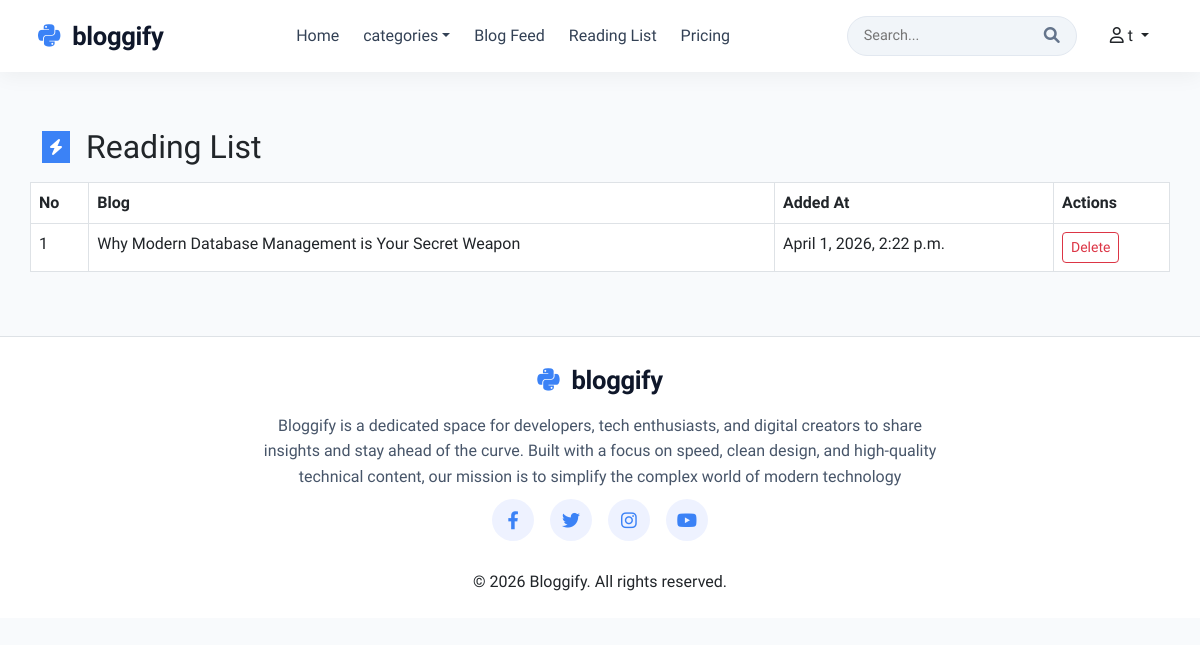
Page /reading-list/ (signed in) on the committed database.
### blog/models.py (models this page shows, shortened)
class ReadLaterBlog(models.Model) :
    user = models.ForeignKey(User, on_delete=models.CASCADE, related_name="ReadLaterBlogs")
    blog = models.ForeignKey(BlogPost, on_delete=models.CASCADE, related_name="SavedByUsers")
    saved_at = models.DateTimeField(auto_now_add=True)
    class Meta :
        verbose_name = "Read Later Blog"
        verbose_name_plural = "Read Later Blogs"
        unique_together = ("user", "blog")

class BlogPost(models.Model) :
    id = models.UUIDField(primary_key=True, default=uuid.uuid4, editable=False)
    title = models.CharField(max_length=200, validators=[MinLengthValidator(5)])
    slug = models.SlugField(max_length=200, unique=True, db_index=True)
    featured_image = models.ImageField(upload_to="blogpost/featured_images/")
    content = models.TextField()
    excerpt = models.CharField(max_length=200)
    category = models.ForeignKey(Category, on_delete=models.SET_NULL, null=True, blank=True, related_name="BlogPosts", db_index=True)
    author = models.ForeignKey(User, on_delete=models.CASCADE, related_name = "BlogPosts")
    tags = models.ManyToManyField(Tag, blank=True, related_name="BlogPosts")
    related_blogs = models.ManyToManyField("self", blank = True, symmetrical=True, related_name="RelatedBlogs")
    views = models.PositiveIntegerField(default=0)
    is_feature = models.BooleanField(default=False)
    status = models.CharField(max_length=20, choices=[("draft", "Draft"), ("published", "Published")])
    created_at = models.DateTimeField(auto_now_add=True)
    updated_at = models.DateTimeField(auto_now=True)
    class Meta :
        verbose_name = "Blog"
        verbose_name_plural = "Blogs"

### footer/models.py (models this page shows, shortened)
class aboutUs(models.Model) :
    description = models.CharField(max_length=300)
    copyright = models.CharField(max_length=200)
    class Meta :
        verbose_name_plural = "About Us"

### blog/views.py (the view)
# urls.py: path("reading-list/", views.reading_list, name="reading_list"),
def reading_list(request):
    if not request.user.is_authenticated:
        messages.error(request, "You need to be logged in to view your reading list.")
        return redirect("login")
    blog = (
        ReadLaterBlog.objects.select_related("blog", "blog__author")
        .filter(user=request.user)
        .order_by("-saved_at")
    )
    context = {
        "blog": blog,
    }
    return render(request, "readingList.html", context)

### blog/context_processors.py (called while the page is built)
def categories(request):
    return {
        'categories': Category.objects.all()
    }

def footer(request):
    return {
        'about_us': aboutUs.objects.first(),
        'social_links': socialLinks.objects.first()
    }

### templates/readingList.html (shortened to what this page needs)
{% extends 'base.html' %}
{% load static %}
{% block content %}
  <div class="container my-5">
    <div class="d-flex align-items-center gap-3 mb-3">
      <i class="fa fa-bolt p-2 bg_main"></i>
      <h2 class="mb-0">Reading List</h2>
    </div>
    <div class="row">
          <table class="table table-hover table-bordered bg-white">
            <thead>
              <tr>
                <th scope="col">No</th>
                <th scope="col">Blog</th>
                <th scope="col">Added At</th>
                <th scope="col">Actions</th>
              </tr>
            </thead>
            <tbody>
              {% for item in blog %}
                <tr>
                  <td>{{ forloop.counter }}</td>
                  <td><a href="{% url 'post_detail' username=item.blog.author.username slug=item.blog.slug %}" class="text-decoration-none text-dark">{{ item.blog.title }}</a></td>
                  <td>{{ item.saved_at }}</td>
                  <td>
                    <a href="{% url "delete_from_reading_list" slug=item.blog.slug %}" class="btn btn-sm btn-outline-danger">Delete</a>
                  </td>
                </tr>
                {% empty %}
                  <tr>
                    <td colspan="4" class="text-center">Your reading list is empty.</td>
                  </tr>
                {% endfor %}
            </tbody>
          </table>
        </div>
  </div>
{% endblock %}

### templates/base.html (shortened to what this page needs)
{% load static %}
<!DOCTYPE html>
<html lang="en">
  <head>
    <link href="https://cdn.jsdelivr.net/npm/bootstrap@5.3.0-alpha1/dist/css/bootstrap.min.css" rel="stylesheet" />
    <link rel="stylesheet" href="https://cdnjs.cloudflare.com/ajax/libs/font-awesome/6.0.0-beta3/css/all.min.css" />
    <link rel="stylesheet" href="{% static 'css/base.css' %}" />
  </head>
  <body>
    {% block navbar %}
      <nav class="navbar navbar-expand-lg fixed-top">
        <div class="container nav-custom-container">
          <a class="navbar-brand" href="{% url "home" %}"><i class="fab fa-python"></i> bloggify</a>
          <div class="collapse navbar-collapse" id="navbarMainContent">
            <ul class="navbar-nav mx-auto mb-2 mb-lg-0">
              <li class="nav-item">
                <a class="nav-link {% if request.resolver_match.url_name == 'home' %}active{% endif %}" href="{% url 'home' %}">Home</a>
              </li>
              <li class="nav-item dropdown">
                <a class="nav-link dropdown-toggle" href="#" id="moreDropdown" role="button" data-bs-toggle="dropdown" aria-expanded="false">categories</a>
              </li>
              <li class="nav-item">
                <a class="nav-link {% if request.resolver_match.url_name == 'blog_feed' %}active{% endif %}" href="{% url 'blog_feed' %}">Blog Feed</a>
              </li>
              <li class="nav-item">
                <a class="nav-link {% if request.resolver_match.url_name == 'reading-list' %}active{% endif %}" href="{% url 'reading_list' %}">Reading List</a>
              </li>
              <li class="nav-item">
                <a class="nav-link {% if request.resolver_match.url_name == 'pricing'%}active{% endif %}" href="">Pricing</a>
              </li>
            </ul>
            <div class="d-flex flex-column flex-lg-row align-items-lg-center gap-2">
              <form class="search-form d-flex" role="search" method="get" action="{% url "search" %}">
                <div class="search-input-group d-flex align-items-center">
                  <input class="search-input" type="search" name="keyword" placeholder="Search..." aria-label="Search" />
                  <button class="search-btn" type="submit"><i class="fas fa-search"></i></button>
                </div>
              </form>
              {% if not request.user.is_authenticated %}
                <div class="d-flex gap-2">
                  <a href="{% url "login" %}" class="btn btn-login" ><i class="fas fa-sign-in-alt me-1"></i> Login</a>
                  <a href="{% url "register" %}" class="btn btn-signup"><i class="fas fa-user-plus me-1"></i> Sign-up</a>
                </div>
              {% else %}
                <div class="dropdown">
                  <a class="btn dropdown-toggle" href="#" role="button" id="userDropdown" data-bs-toggle="dropdown" aria-expanded="false">
                    <i class="fa-regular fa-user"></i> {{ request.user.username }}
                  </a>
                </div>
              {% endif %}
            </div>
          </div>
        </div>
      </nav>
    {% endblock %}
    {% block content %}
    {% endblock %}
    {% block footer %}
      <footer class="py-4 mt-5 bg-white border-top text-center">
        <a class="navbar-brand" href="{% url "home" %}"><i class="fab fa-python"></i> bloggify</a>
        <div class="aboutUs text-center">
          <p>{{ about_us.description }}</p>
          <div class="social-links">
            <a href="{{ social_links.facebook }}" target="_blank"><i class="fab fa-facebook-f"></i></a>
            <a href="{{ social_links.twitter }}" target="_blank"><i class="fab fa-twitter"></i></a>
            <a href="{{ social_links.instagram }}" target="_blank"><i class="fab fa-instagram"></i></a>
            <a href="{{ social_links.youtube }}" target="_blank"><i class="fab fa-youtube"></i></a>
          </div>
        </div>
        <div class="container text-center mt-3">
          <span>{{ about_us.copyright }}</span>
        </div>
      </footer>
    {% endblock %}
  </body>
</html>

### static/css/base.css (style rules this page uses)
body { font-family: "Maven Pro", sans-serif !important; background: #f8fafc; padding-top: 80px; }
.navbar { background-color: #ffffff; box-shadow: 0 4px 20px rgba(0, 0, 0, 0.05); padding: 0.75rem 1.5rem; transition: all 0.2s ease; }
.navbar-brand { font-weight: 700; font-size: 1.6rem; letter-spacing: -0.3px; color: #0f172a !important; }
.navbar-brand i { color: #3b82f6; margin-right: 6px; }
.nav-link { font-weight: 500; color: #334155 !important; margin: 0 0.25rem; transition: color 0.2s; cursor: pointer; }
.search-form { margin-right: 0.75rem; }
.search-input-group { background: #f1f5f9; border-radius: 60px; overflow: hidden; transition: all 0.2s; border: 1px solid #e2e8f0; }
.search-input { border: none; background: transparent; padding: 0.5rem 1rem; font-size: 0.9rem; width: 180px; outline: none; }
.search-btn { background: transparent; border: none; color: #64748b; padding: 0 1rem; transition: color 0.2s; }
.nav-custom-container { padding: 0 0.5rem; }
.bg_main { background: #3b82f6 !important; color: white !important; }
.aboutUs { padding: 0.8rem 1rem; }
.aboutUs p { width: 100%; margin: 0 auto; text-align: center; color: #475569; line-height: 1.6; }
@media (min-width: 992px) { .aboutUs p { width: 60%; } }
.social-links { margin-top: 0.6rem; }
.social-links a { display: inline-flex; align-items: center; justify-content: center; width: 42px; height: 42px; margin: 0 6px; border-radius: 50%; background: #eef2ff; color: #3b82f6; transition: transform 0.15s ease, background 0.15s ease, color 0.15s ease; text-decoration: none; }
.social-links a i { font-size: 18px; line-height: 1; }

### rows in the picture
ReadLaterBlog: blog "Why Modern Database Management is Your Secret Weapon", saved_at "April 1, 2026, 2:22 p.m."
aboutUs: description "Bloggify is a dedicated space for developers, tech enthusiasts, and digital creators to share insights and stay ahead of the curve. Built with a focus on speed, clean design, and high-quality technical content, our mission is to simplify the complex world of modern technology", copyright "© 2026 Bloggify. All rights reserved."

### other values in the picture
{{ request.user.username }} "t"
